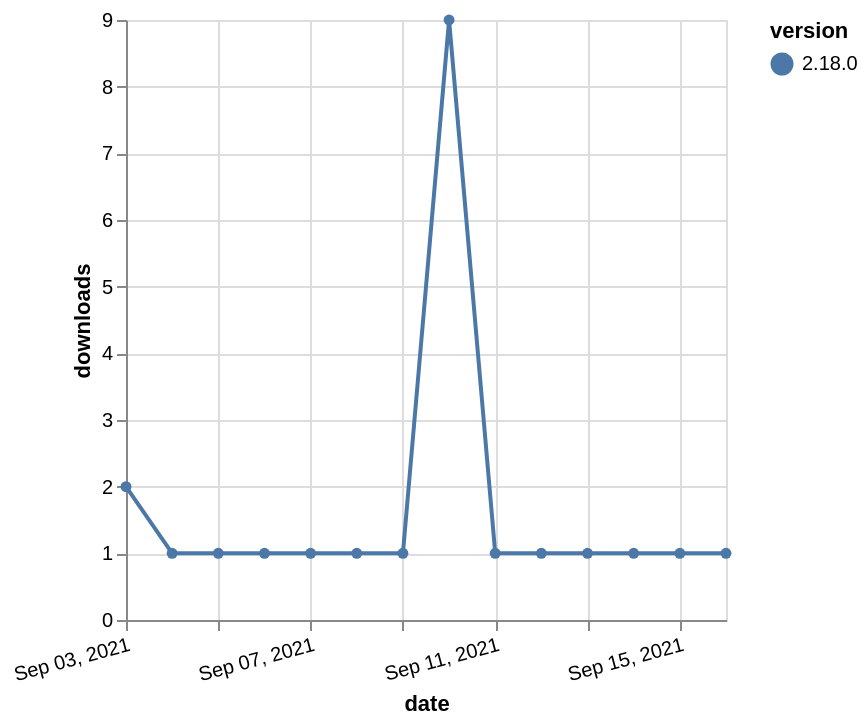

Write the Vega-Lite specification saved for this chart.
### Vega-Lite specification from a JSON file in a GitHub repository (floating-point values rounded to 4 significant figures)
{"$schema": "https://vega.github.io/schema/vega-lite/v5.json", "description": "A simple bar chart with embedded data.", "data": {"values": [{"date": "2021-09-03", "total": 500, "delta": 2, "version": "2.18.0"}, {"date": "2021-09-04", "total": 501, "delta": 1, "version": "2.18.0"}, {"date": "2021-09-05", "total": 502, "delta": 1, "version": "2.18.0"}, {"date": "2021-09-06", "total": 503, "delta": 1, "version": "2.18.0"}, {"date": "2021-09-07", "total": 504, "delta": 1, "version": "2.18.0"}, {"date": "2021-09-08", "total": 505, "delta": 1, "version": "2.18.0"}, {"date": "2021-09-09", "total": 506, "delta": 1, "version": "2.18.0"}, {"date": "2021-09-10", "total": 515, "delta": 9, "version": "2.18.0"}, {"date": "2021-09-11", "total": 516, "delta": 1, "version": "2.18.0"}, {"date": "2021-09-12", "total": 517, "delta": 1, "version": "2.18.0"}, {"date": "2021-09-13", "total": 518, "delta": 1, "version": "2.18.0"}, {"date": "2021-09-14", "total": 519, "delta": 1, "version": "2.18.0"}, {"date": "2021-09-15", "total": 520, "delta": 1, "version": "2.18.0"}, {"date": "2021-09-16", "total": 521, "delta": 1, "version": "2.18.0"}]}, "width": "container", "mark": {"type": "line", "point": {"filled": true}}, "encoding": {"x": {"field": "date", "type": "temporal", "timeUnit": "yearmonthdate", "title": "date", "axis": {"labelAngle": -15}}, "y": {"field": "delta", "type": "quantitative", "title": "downloads"}, "color": {"field": "version", "type": "nominal"}, "tooltip": {"field": "delta"}}}
